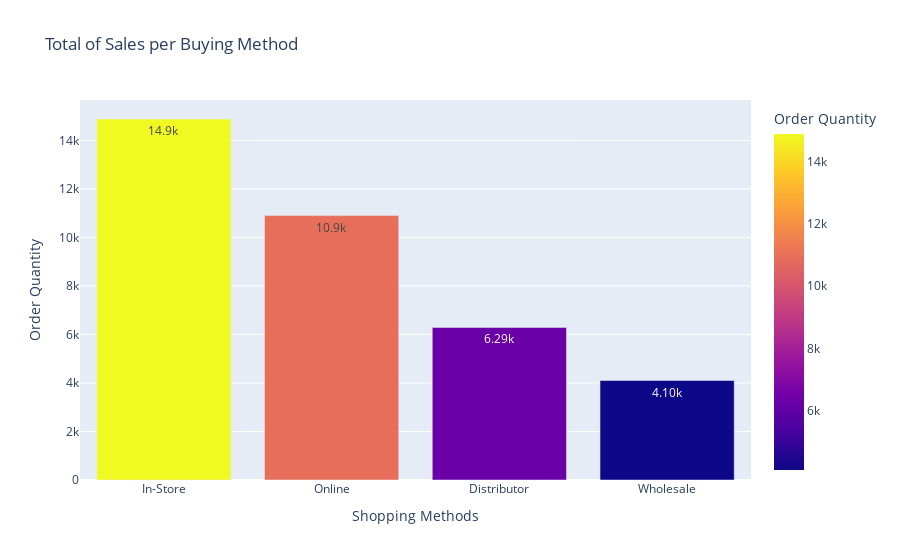

The notebook cell this image was saved under:
### Code cell
#graphing the data for quantity per buying method
graph2 = groupedSales.reset_index(drop=False)

bar2 = px.bar(
    data_frame=graph2,
    x='Sales Channel',
    y='Order Quantity',
    color='Order Quantity',
    text_auto='.3s',
    title='Total of Sales per Buying Method',
    labels={ 'Sales Channel': 'Shopping Methods'

    }
)
bar2

### Figure 1 — Plotly figure (JSON) as saved in the notebook; plotly's stock layout.template omitted (floating-point values rounded to 4 significant figures)
{"data": [{"alignmentgroup": "True", "hovertemplate": "Shopping Methods=%{x}<br>Order Quantity=%{marker.color}<extra></extra>", "legendgroup": "", "marker": {"color": [14878, 10897, 6287, 4100], "coloraxis": "coloraxis", "pattern": {"shape": ""}}, "name": "", "offsetgroup": "", "orientation": "v", "showlegend": false, "textposition": "auto", "texttemplate": "%{y:.3s}", "type": "bar", "x": ["In-Store", "Online", "Distributor", "Wholesale"], "xaxis": "x", "y": [14878, 10897, 6287, 4100], "yaxis": "y"}], "layout": {"barmode": "relative", "coloraxis": {"colorbar": {"title": {"text": "Order Quantity"}}, "colorscale": [[0, "#0d0887"], [0.1111, "#46039f"], [0.2222, "#7201a8"], [0.3333, "#9c179e"], [0.4444, "#bd3786"], [0.5556, "#d8576b"], [0.6667, "#ed7953"], [0.7778, "#fb9f3a"], [0.8889, "#fdca26"], [1, "#f0f921"]]}, "legend": {"tracegroupgap": 0}, "title": {"text": "Total of Sales per Buying Method"}, "xaxis": {"anchor": "y", "domain": [0, 1], "title": {"text": "Shopping Methods"}}, "yaxis": {"anchor": "x", "domain": [0, 1], "title": {"text": "Order Quantity"}}}}
